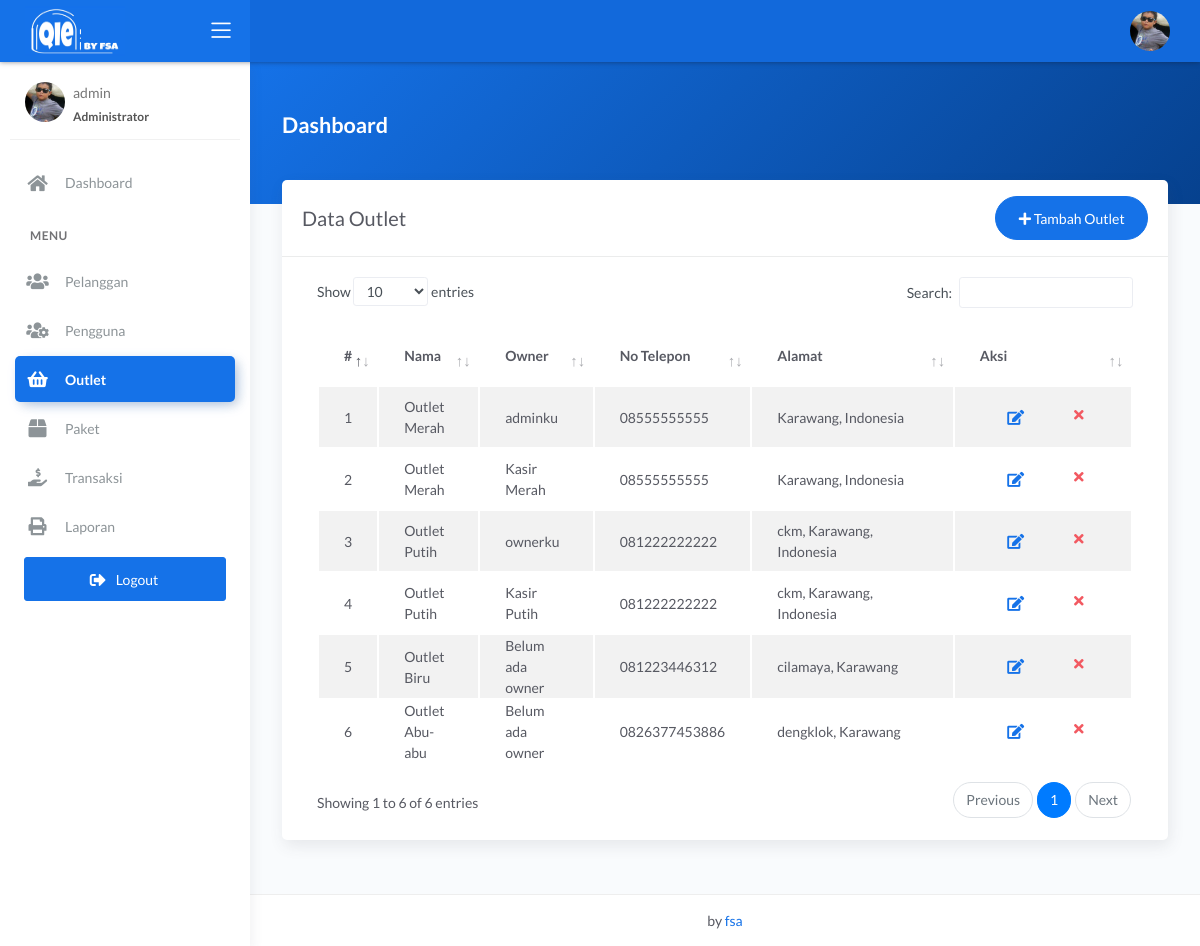
Screenshot of /admin/outlet.php (signed in) with the database file from the repository.
### tables this page shows
CREATE TABLE `user` (
  `id_user` int(11) NOT NULL,
  `nama_user` varchar(228) DEFAULT NULL,
  `username` varchar(228) DEFAULT NULL,
  `password` varchar(228) DEFAULT NULL,
  `outlet_id` int(11) DEFAULT NULL,
  `role` enum('admin','kasir','owner') DEFAULT NULL
);

CREATE TABLE `outlet` (
  `id_outlet` int(11) NOT NULL,
  `nama_outlet` varchar(228) DEFAULT NULL,
  `alamat_outlet` text DEFAULT NULL,
  `telp_outlet` varchar(15) DEFAULT NULL
);

### admin/outlet.php (the view, shortened to what this page needs)
<?php
$title = 'Data Outlet';
require 'koneksi.php';
$query = 'SELECT outlet.*, user.nama_user FROM outlet LEFT JOIN user ON user.outlet_id = outlet.id_outlet';
$data = mysqli_query($conn, $query);
require 'header.php';
?>
<div class="panel-header bg-primary-gradient">
    <div class="page-inner py-5">
        <div class="d-flex align-items-left align-items-md-center flex-column flex-md-row">
            <div>
                <h2 class="text-white pb-2 fw-bold">Dashboard</h2>
            </div>
        </div>
    </div>
</div>
<div class="page-inner mt--5">
    <diva class="row">
        <div class="col-md-12">
            <div class="card">
                <div class="card-header">
                    <div class="d-flex align-items-center">
                        <h4 class="card-title"><?= $title; ?></h4>
                        <a href="tambah_outlet.php" class="btn btn-primary btn-round ml-auto">
                            <i class="fa fa-plus"></i>
                            Tambah Outlet
                        </a>
                    </div>
                </div>
                <div class="card-body">
                    <div class="table-responsive">
                        <table id="basic-datatables" class="display table table-striped table-hover">
                            <thead>
                                <tr>
                                    <th style="width: 7%">#</th>
                                    <th>Nama</th>
                                    <th>Owner</th>
                                    <th>No Telepon</th>
                                    <th style="width: 25%;">Alamat</th>
                                    <th style="width: 10%">Aksi</th>
                                </tr>
                            </thead>
                            <tbody>
                                <?php
                                $no = 1;
                                if (mysqli_num_rows($data) > 0) {
                                    while ($outlet = mysqli_fetch_assoc($data)) {
                                ?>
                                        <tr>
                                            <td><?= $no++; ?></td>
                                            <td><?= $outlet['nama_outlet']; ?></td>
                                            <td><?php if ($outlet['nama_user'] == null) {
                                                    echo "Belum ada owner";
                                                } else {
                                                    echo $outlet['nama_user'];
                                                } ?>
                                            </td>
                                            <td><?= $outlet['telp_outlet']; ?></td>
                                            <td><?= $outlet['alamat_outlet']; ?></td>
                                            <td>
                                                <div class="form-button-action">
                                                    <a href="edit_outlet.php?id=<?= $outlet['id_outlet']; ?>" type="button" data-toggle="tooltip" title="" class="btn btn-link btn-primary btn-lg" data-original-title="Edit">
                                                        <i class="fa fa-edit"></i>
                                                    </a>
                                                    <a href="hapus_outlet.php?id=<?= $outlet['id_outlet']; ?>" onclick="return confirm('Yakin hapus data?');" type="button" data-toggle="tooltip" title="" class="btn btn-link btn-danger" data-original-title="Hapus">
                                                        <i class="fa fa-times"></i>
                                                    </a>
                                                </div>
                                            </td>
                                        </tr>
                                <?php }
                                }
                                ?>
                            </tbody>
                        </table>
                    </div>
                </div>
            </div>
        </div>
</div>
</div>
<?php
require 'footer.php';
?>

### rows the page displays
user: outlet.nama_outlet "Outlet Merah", nama_user "adminku", outlet.telp_outlet "08555555555", outlet.alamat_outlet "Karawang, Indonesia"
user: outlet.nama_outlet "Outlet Merah", nama_user "Kasir Merah", outlet.telp_outlet "08555555555", outlet.alamat_outlet "Karawang, Indonesia"
user: outlet.nama_outlet "Outlet Putih", nama_user "ownerku", outlet.telp_outlet "081222222222", outlet.alamat_outlet "ckm, Karawang, Indonesia"
user: outlet.nama_outlet "Outlet Putih", nama_user "Kasir Putih", outlet.telp_outlet "081222222222", outlet.alamat_outlet "ckm, Karawang, Indonesia"
outlet: nama_outlet "Outlet Biru", shows "Belum ada owner", telp_outlet "081223446312", alamat_outlet "cilamaya, Karawang"
outlet: nama_outlet "Outlet Abu-abu", shows "Belum ada owner", telp_outlet "0826377453886", alamat_outlet "dengklok, Karawang"

### other values shown
$_SESSION['username'] "admin"
$title "Data Outlet"
